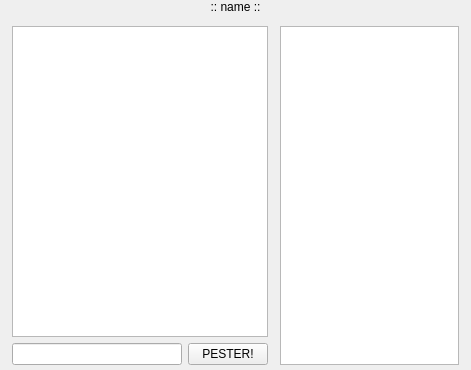
<?xml version="1.0" encoding="UTF-8"?>
<ui version="4.0">
 <class>MemoMessageWidget</class>
 <widget class="QWidget" name="MemoMessageWidget">
  <property name="geometry">
   <rect>
    <x>0</x>
    <y>0</y>
    <width>471</width>
    <height>370</height>
   </rect>
  </property>
  <property name="windowTitle">
   <string>Form</string>
  </property>
  <widget class="QWidget" name="verticalLayoutWidget">
   <property name="geometry">
    <rect>
     <x>0</x>
     <y>0</y>
     <width>471</width>
     <height>371</height>
    </rect>
   </property>
   <layout class="QVBoxLayout" name="verticalLayout">
    <property name="spacing">
     <number>6</number>
    </property>
    <property name="sizeConstraint">
     <enum>QLayout::SetNoConstraint</enum>
    </property>
    <property name="margin">
     <number>0</number>
    </property>
    <item>
     <widget class="QLabel" name="userLabel">
      <property name="sizePolicy">
       <sizepolicy hsizetype="Preferred" vsizetype="Fixed">
        <horstretch>0</horstretch>
        <verstretch>3</verstretch>
       </sizepolicy>
      </property>
      <property name="lineWidth">
       <number>1</number>
      </property>
      <property name="text">
       <string>:: name ::</string>
      </property>
      <property name="scaledContents">
       <bool>false</bool>
      </property>
      <property name="alignment">
       <set>Qt::AlignCenter</set>
      </property>
     </widget>
    </item>
    <item>
     <layout class="QHBoxLayout" name="horizontalLayout">
      <property name="leftMargin">
       <number>6</number>
      </property>
      <property name="topMargin">
       <number>6</number>
      </property>
      <property name="rightMargin">
       <number>12</number>
      </property>
      <property name="bottomMargin">
       <number>6</number>
      </property>
      <item>
       <layout class="QVBoxLayout" name="verticalLayout_2">
        <property name="leftMargin">
         <number>6</number>
        </property>
        <property name="topMargin">
         <number>0</number>
        </property>
        <property name="rightMargin">
         <number>6</number>
        </property>
        <property name="bottomMargin">
         <number>0</number>
        </property>
        <item>
         <widget class="QTextBrowser" name="userOutput">
          <property name="sizePolicy">
           <sizepolicy hsizetype="Minimum" vsizetype="Expanding">
            <horstretch>0</horstretch>
            <verstretch>0</verstretch>
           </sizepolicy>
          </property>
          <property name="readOnly">
           <bool>true</bool>
          </property>
         </widget>
        </item>
        <item>
         <layout class="QHBoxLayout" name="horizontalLayout_2">
          <property name="spacing">
           <number>6</number>
          </property>
          <property name="rightMargin">
           <number>0</number>
          </property>
          <property name="bottomMargin">
           <number>0</number>
          </property>
          <item>
           <widget class="QLineEdit" name="userInput">
            <property name="sizePolicy">
             <sizepolicy hsizetype="Expanding" vsizetype="Maximum">
              <horstretch>0</horstretch>
              <verstretch>0</verstretch>
             </sizepolicy>
            </property>
           </widget>
          </item>
          <item>
           <widget class="QPushButton" name="sendButton">
            <property name="sizePolicy">
             <sizepolicy hsizetype="Maximum" vsizetype="Maximum">
              <horstretch>0</horstretch>
              <verstretch>0</verstretch>
             </sizepolicy>
            </property>
            <property name="text">
             <string>PESTER!</string>
            </property>
           </widget>
          </item>
         </layout>
        </item>
       </layout>
      </item>
      <item>
       <widget class="QListWidget" name="memoUsers">
        <property name="sizePolicy">
         <sizepolicy hsizetype="Expanding" vsizetype="Expanding">
          <horstretch>0</horstretch>
          <verstretch>0</verstretch>
         </sizepolicy>
        </property>
       </widget>
      </item>
     </layout>
    </item>
   </layout>
  </widget>
 </widget>
 <resources/>
 <connections/>
</ui>
